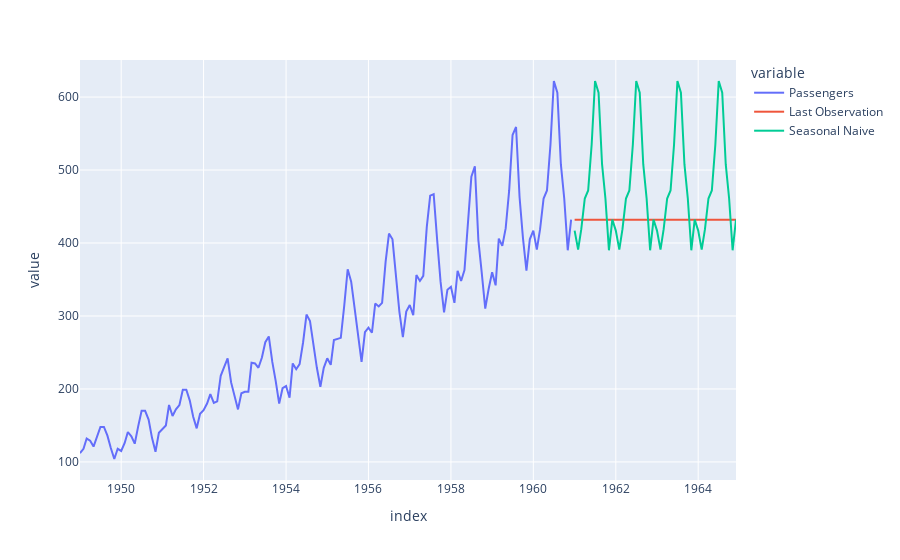

Notebook cell for this chart:
### Markdown cell above
## Seasonal Naive Method

### Code cell
def seasonal_naive_forecast(data, horizon, seasonality): #!
    seasonal_forecasts = []
    for i in range(horizon):
        seasonal_forecasts.append(data[-seasonality + (i % seasonality)])
    return seasonal_forecasts

df_forecast['Seasonal Naive'] = seasonal_naive_forecast(data, horizon, seasonality=12)

pd.concat([df_passengers, df_forecast]).plot()

### Figure 1 — Plotly figure (JSON) as saved in the notebook; plotly's stock layout.template omitted (floating-point values rounded to 4 significant figures; data arrays with more than 128 entries replaced by an {"elided": "..."} marker saying what was removed)
{"data": [{"hovertemplate": "variable=Passengers<br>index=%{x}<br>value=%{y}<extra></extra>", "legendgroup": "Passengers", "line": {"color": "#636efa", "dash": "solid"}, "marker": {"symbol": "circle"}, "mode": "lines", "name": "Passengers", "orientation": "v", "showlegend": true, "type": "scatter", "x": {"elided": "192 str values"}, "xaxis": "x", "y": {"elided": "192 int values"}, "yaxis": "y"}, {"hovertemplate": "variable=Last Observation<br>index=%{x}<br>value=%{y}<extra></extra>", "legendgroup": "Last Observation", "line": {"color": "#EF553B", "dash": "solid"}, "marker": {"symbol": "circle"}, "mode": "lines", "name": "Last Observation", "orientation": "v", "showlegend": true, "type": "scatter", "x": {"elided": "192 str values"}, "xaxis": "x", "y": {"elided": "192 int values"}, "yaxis": "y"}, {"hovertemplate": "variable=Seasonal Naive<br>index=%{x}<br>value=%{y}<extra></extra>", "legendgroup": "Seasonal Naive", "line": {"color": "#00cc96", "dash": "solid"}, "marker": {"symbol": "circle"}, "mode": "lines", "name": "Seasonal Naive", "orientation": "v", "showlegend": true, "type": "scatter", "x": {"elided": "192 str values"}, "xaxis": "x", "y": {"elided": "192 int values"}, "yaxis": "y"}], "layout": {"autosize": true, "legend": {"title": {"text": "variable"}, "tracegroupgap": 0}, "margin": {"t": 60}, "xaxis": {"anchor": "y", "autorange": true, "domain": [0, 1], "range": ["1949-01-01", "1964-12-01"], "title": {"text": "index"}, "type": "date"}, "yaxis": {"anchor": "x", "autorange": true, "domain": [0, 1], "range": [75.22, 650.8], "title": {"text": "value"}, "type": "linear"}}}
